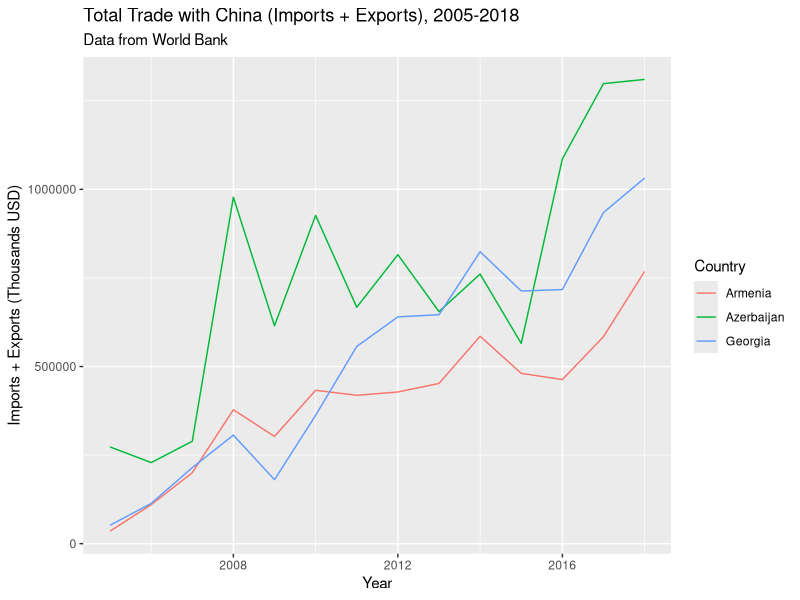
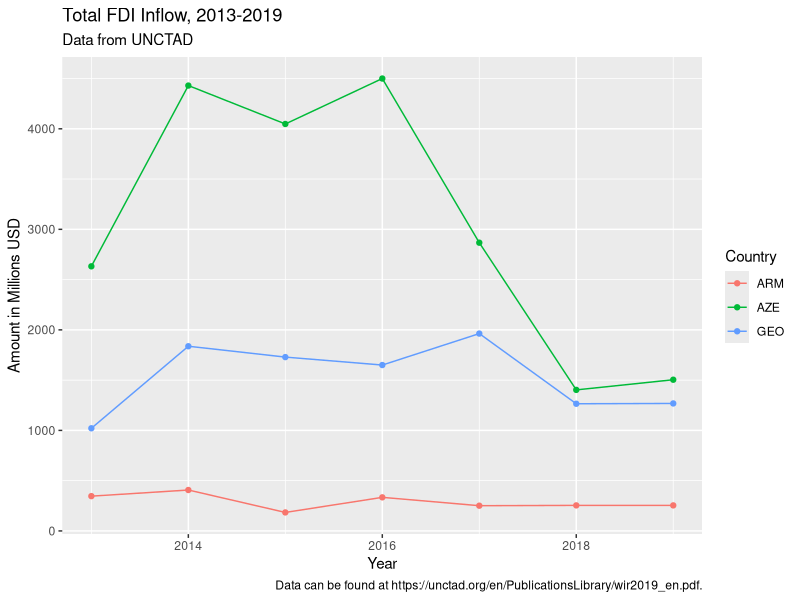
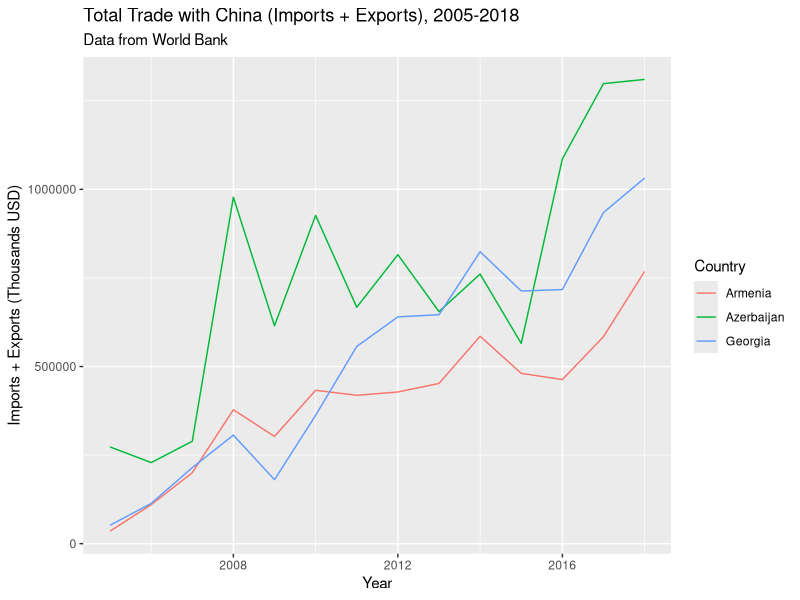

Write R code to recreate these figures, in order.
## ---- chunk 1
knitr::opts_chunk$set(echo = FALSE)
options(scipen = 999)
library(tidyverse)
library(readr)
library(readxl)
## ---- chunk 2
turnover <- read_xlsx("raw-data/Trade Turnover.xlsx")
## ---- chunk 3
ggplot(turnover, aes(x = Year, y = `Imports + Exports (Thousands USD)`, color = Country)) +
  geom_line() +
  labs(title = "Total Trade with China (Imports + Exports), 2005-2018",
       subtitle = "Data from World Bank")

ggsave("turnover.png")
## ---- chunk 4
inflow <- read_xlsx("raw-data/Total Inflow.xlsx")
## ---- chunk 5
ggplot(inflow, aes(x = Year, y = Amount, color = Country)) +
  geom_point() +
  geom_line() +
  labs(title = "Total FDI Inflow, 2013-2019",
       subtitle = "Data from UNCTAD",
       caption = "Data can be found at https://unctad.org/en/PublicationsLibrary/wir2019_en.pdf.",
       y = "Amount in Millions USD")
